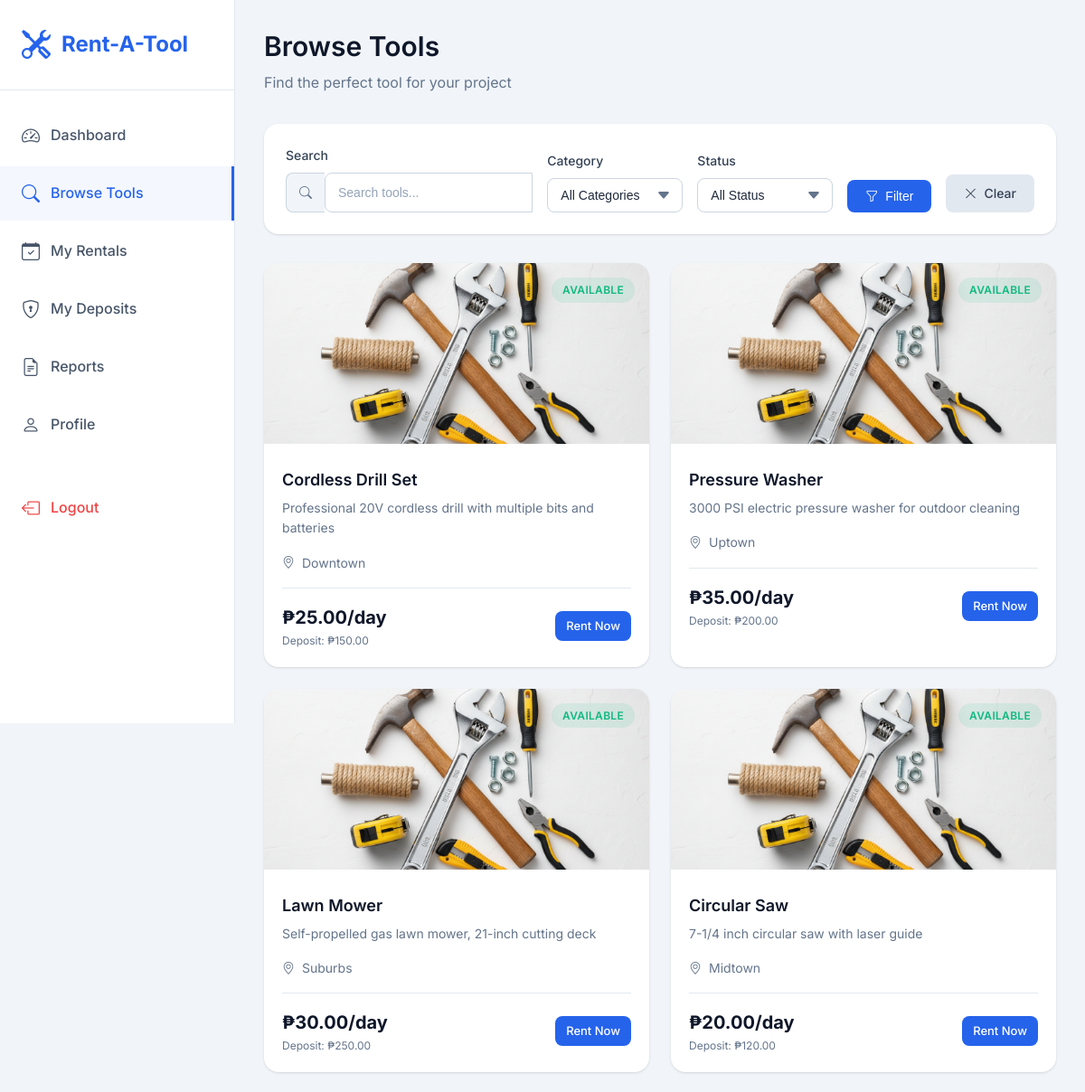
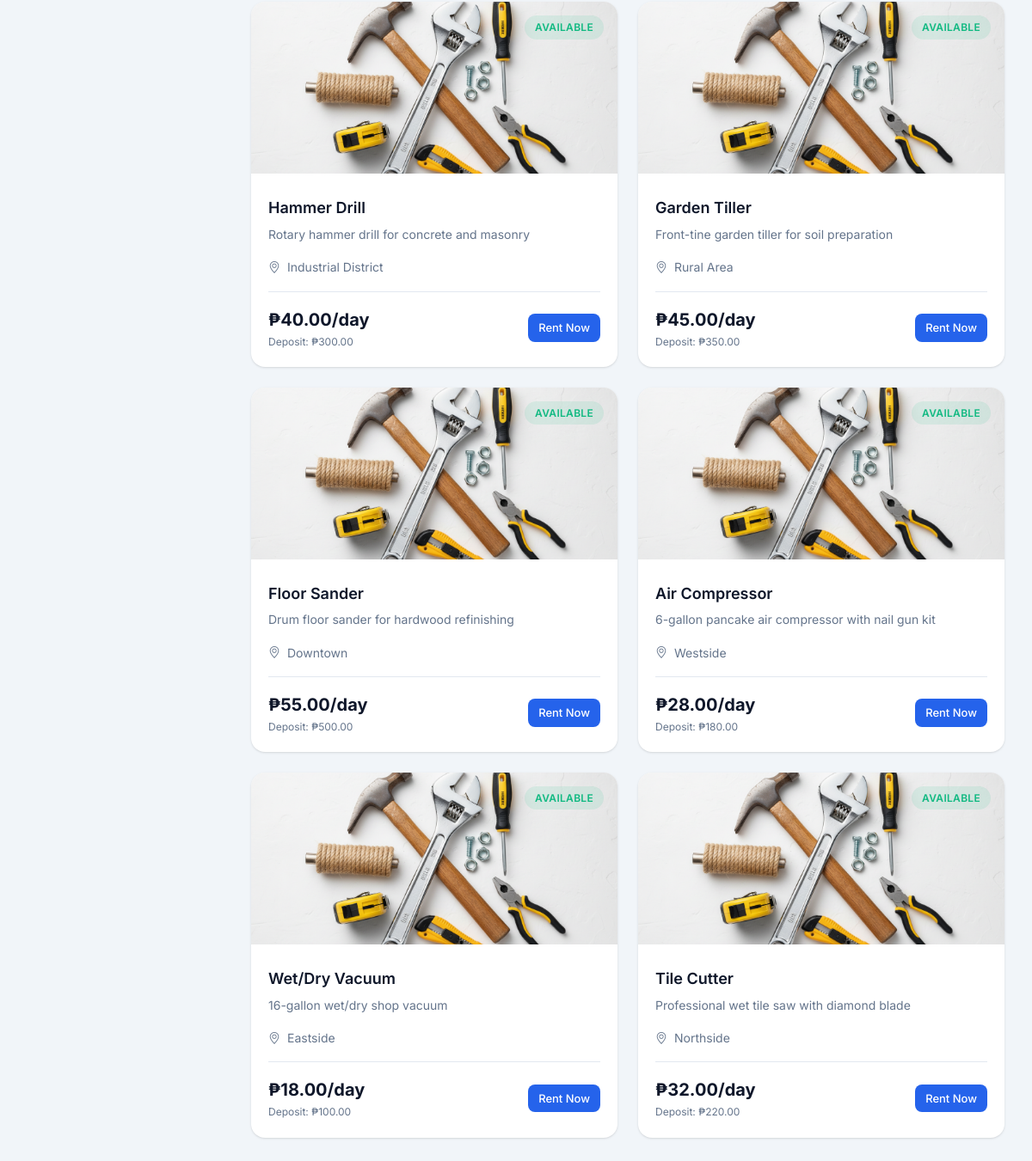
Page /pages/user/browse-tools.php (signed in) on the committed database (2 pictures, top to bottom).
### tables this page shows
CREATE TABLE IF NOT EXISTS tools (
    id INT AUTO_INCREMENT PRIMARY KEY,
    name VARCHAR(100) NOT NULL,
    description TEXT,
    category_id INT,
    owner_id INT,
    daily_rate DECIMAL(10,2) NOT NULL,
    security_deposit DECIMAL(10,2) NOT NULL,
    late_fee_per_day DECIMAL(10,2) DEFAULT 10.00,
    image VARCHAR(255) DEFAULT 'default-tool.png',
    status ENUM('available', 'rented', 'under_repair', 'pending') DEFAULT 'available',
    condition_notes TEXT,
    location VARCHAR(100),
    created_at TIMESTAMP DEFAULT CURRENT_TIMESTAMP,
    updated_at TIMESTAMP DEFAULT CURRENT_TIMESTAMP ON UPDATE CURRENT_TIMESTAMP,
    FOREIGN KEY (category_id) REFERENCES categories(id) ON DELETE SET NULL,
    FOREIGN KEY (owner_id) REFERENCES users(id) ON DELETE CASCADE
);

### includes/db.php (called while the page is built, shortened)
<?php
function formatCurrency($amount) {
    return '₱' . number_format($amount, 2);
}
function getStatusColor($status) {
    switch ($status) {
        case 'available': return 'success';
    }
}
?>

### pages/user/browse-tools.php (the view, shortened to what this page needs)
<?php
require_once '../../includes/db.php';
$search = isset($_GET['search']) ? sanitize($conn, $_GET['search']) : '';
$query = "
    SELECT t.*, c.name as category_name, u.fullname as owner_name
    FROM tools t
    LEFT JOIN categories c ON t.category_id = c.id
    LEFT JOIN users u ON t.owner_id = u.id
    WHERE 1=1
";
$query .= " ORDER BY t.created_at DESC";
$stmt = $conn->prepare($query);
$stmt->execute();
$tools = $stmt->get_result();
?>
<!DOCTYPE html>
<html lang="en">
<head>
    <link rel="stylesheet" href="../../assets/css/style.css">
    <link rel="stylesheet" href="https://cdn.jsdelivr.net/npm/bootstrap-icons@1.11.1/font/bootstrap-icons.css">
</head>
<body>
    <div class="dashboard">
        <aside class="sidebar">
            <div class="sidebar-header">
                <a href="../../index.php" class="logo">
                    <i class="bi bi-tools"></i>
                    <span>Rent-A-Tool</span>
                </a>
            </div>
            <nav class="sidebar-nav">
                <ul>
                    <li>
                        <a href="dashboard.php">
                            <i class="bi bi-speedometer2"></i>
                            <span>Dashboard</span>
                        </a>
                    </li>
                    <li>
                        <a href="browse-tools.php" class="active">
                            <i class="bi bi-search"></i>
                            <span>Browse Tools</span>
                        </a>
                    </li>
                    <li>
                        <a href="my-rentals.php">
                            <i class="bi bi-calendar-check"></i>
                            <span>My Rentals</span>
                        </a>
                    </li>
                    <li>
                        <a href="deposits.php">
                            <i class="bi bi-shield-lock"></i>
                            <span>My Deposits</span>
                        </a>
                    </li>
                    <li>
                        <a href="reports.php">
                            <i class="bi bi-file-earmark-text"></i>
                            <span>Reports</span>
                        </a>
                    </li>
                    <li>
                        <a href="profile.php">
                            <i class="bi bi-person"></i>
                            <span>Profile</span>
                        </a>
                    </li>
                    <li style="margin-top: 2rem;">
                        <a href="../../logout.php" style="color: var(--danger);">
                            <i class="bi bi-box-arrow-left"></i>
                            <span>Logout</span>
                        </a>
                    </li>
                </ul>
            </nav>
        </aside>
        <main class="main-content">
            <div class="page-header">
                <h1>Browse Tools</h1>
                <p>Find the perfect tool for your project</p>
            </div>
            <div class="card" style="margin-bottom: 2rem;">
                <div class="card-body">
                    <form method="GET" action="" style="display: flex; gap: 1rem; flex-wrap: wrap; align-items: flex-end;">
                        <div style="flex: 1; min-width: 200px;">
                            <label class="form-label">Search</label>
                            <div class="input-group">
                                <span class="input-group-text"><i class="bi bi-search"></i></span>
                                <input type="text" name="search" class="form-control" placeholder="Search tools..."
                                       value="<?php echo htmlspecialchars($search); ?>">
                            </div>
                        </div>
                        <div style="min-width: 150px;">
                            <label class="form-label">Category</label>
                            <select name="category" class="form-control">
                                <option value="">All Categories</option>
                            </select>
                        </div>
                        <div style="min-width: 150px;">
                            <label class="form-label">Status</label>
                            <select name="status" class="form-control">
                                <option value="">All Status</option>
                            </select>
                        </div>
                        <button type="submit" class="btn btn-primary">
                            <i class="bi bi-funnel"></i> Filter
                        </button>
                        <a href="browse-tools.php" class="btn btn-secondary">
                            <i class="bi bi-x-lg"></i> Clear
                        </a>
                    </form>
                </div>
            </div>
            <?php if ($tools->num_rows > 0): ?>
                <div class="tools-grid">
                    <?php while ($tool = $tools->fetch_assoc()): ?>
                        <div class="tool-card">
                            <div class="tool-image">
                                <img src="../../assets/images/<?php echo $tool['image']; ?>" alt="<?php echo htmlspecialchars($tool['name']); ?>">
                                <div class="tool-status">
                                    <span class="badge badge-<?php echo getStatusColor($tool['status']); ?>">
                                        <?php echo ucfirst(str_replace('_', ' ', $tool['status'])); ?>
                                    </span>
                                </div>
                            </div>
                            <div class="tool-content">
                                <h4 class="tool-title"><?php echo htmlspecialchars($tool['name']); ?></h4>
                                <p class="tool-description"><?php echo htmlspecialchars($tool['description']); ?></p>
                                <div style="display: flex; align-items: center; gap: 0.5rem; margin-bottom: 1rem; font-size: 0.875rem; color: var(--gray-500);">
                                    <i class="bi bi-geo-alt"></i>
                                    <?php echo htmlspecialchars($tool['location']); ?>
                                </div>
                                <div class="tool-meta">
                                    <div class="tool-price">
                                        <span class="daily"><?php echo formatCurrency($tool['daily_rate']); ?>/day</span>
                                        <span class="deposit">Deposit: <?php echo formatCurrency($tool['security_deposit']); ?></span>
                                    </div>
                                    <?php if ($tool['status'] === 'available'): ?>
                                        <a href="rent-tool.php?id=<?php echo $tool['id']; ?>" class="btn btn-primary btn-sm">
                                            Rent Now
                                        </a>
                                    <?php else: ?>
                                        <button class="btn btn-sm btn-secondary" disabled>
                                            Unavailable
                                        </button>
                                    <?php endif; ?>
                                </div>
                            </div>
                        </div>
                    <?php endwhile; ?>
                </div>
            <?php endif; ?>
        </main>
    </div>
</body>
</html>

### rows in the picture
tools: image (placeholder picture), status "AVAILABLE", name "Cordless Drill Set", description "Professional 20V cordless drill with multiple bits and batteries", location "Downtown", daily_rate "₱25.00", security_deposit "₱150.00"
tools: image (placeholder picture), status "AVAILABLE", name "Pressure Washer", description "3000 PSI electric pressure washer for outdoor cleaning", location "Uptown", daily_rate "₱35.00", security_deposit "₱200.00"
tools: image (placeholder picture), status "AVAILABLE", name "Lawn Mower", description "Self-propelled gas lawn mower, 21-inch cutting deck", location "Suburbs", daily_rate "₱30.00", security_deposit "₱250.00"
tools: image (placeholder picture), status "AVAILABLE", name "Circular Saw", description "7-1/4 inch circular saw with laser guide", location "Midtown", daily_rate "₱20.00", security_deposit "₱120.00"
tools: image (placeholder picture), status "AVAILABLE", name "Hammer Drill", description "Rotary hammer drill for concrete and masonry", location "Industrial District", daily_rate "₱40.00", security_deposit "₱300.00"
tools: image (placeholder picture), status "AVAILABLE", name "Garden Tiller", description "Front-tine garden tiller for soil preparation", location "Rural Area", daily_rate "₱45.00", security_deposit "₱350.00"
tools: image (placeholder picture), status "AVAILABLE", name "Floor Sander", description "Drum floor sander for hardwood refinishing", location "Downtown", daily_rate "₱55.00", security_deposit "₱500.00"
tools: image (placeholder picture), status "AVAILABLE", name "Air Compressor", description "6-gallon pancake air compressor with nail gun kit", location "Westside", daily_rate "₱28.00", security_deposit "₱180.00"
tools: image (placeholder picture), status "AVAILABLE", name "Wet/Dry Vacuum", description "16-gallon wet/dry shop vacuum", location "Eastside", daily_rate "₱18.00", security_deposit "₱100.00"
tools: image (placeholder picture), status "AVAILABLE", name "Tile Cutter", description "Professional wet tile saw with diamond blade", location "Northside", daily_rate "₱32.00", security_deposit "₱220.00"
